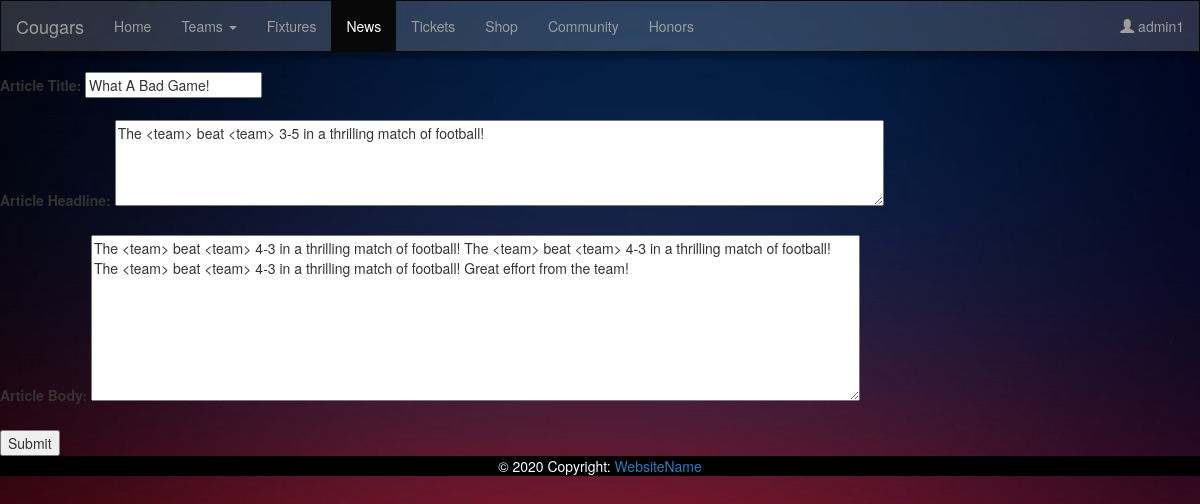
/news/article/edit/1 (signed in), run on an earlier commit of the app's database.
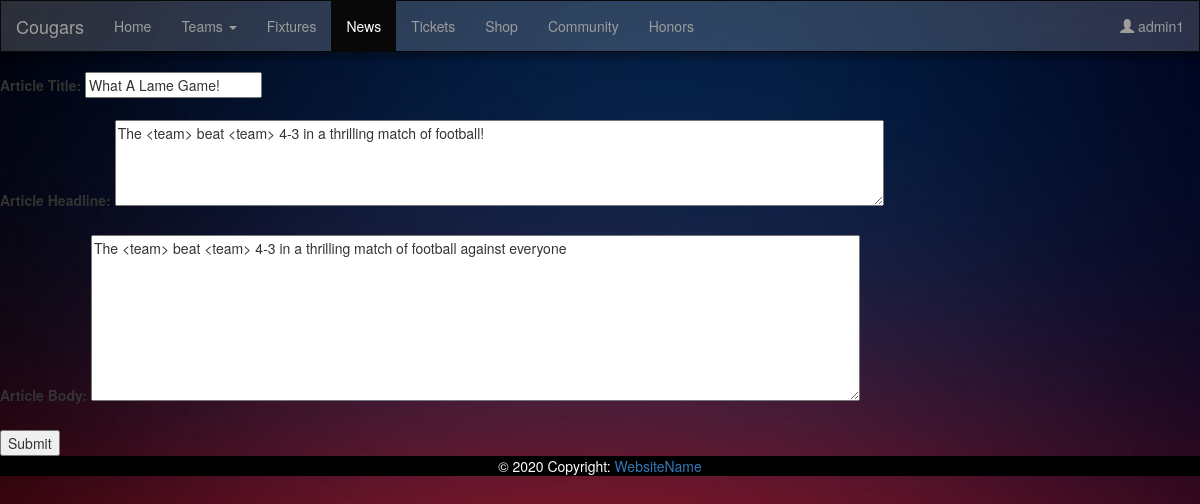
And on a later commit of the database.
### tables this page shows
CREATE TABLE "article" (
	"articleid"	INTEGER NOT NULL,
	"articletitle"	TEXT NOT NULL,
	"articleheadline"	TEXT NOT NULL,
	"articlebody"	TEXT NOT NULL,
	PRIMARY KEY("articleid")
);

### app.py (the view)
@app.route('/news/article/edit/<anum>', methods=['GET', 'POST'])
def editArticle(anum):
    if 'user' in session:
        user = session['user']
        role = session['role']
        if role != 'ADMIN':
            return redirect(url_for('main'))
        if request.method == 'POST':
            title = request.form['title']
            headline = request.form['headline']
            body = request.form['body']
            functions.updateArticle(anum, title, headline, body)
            return redirect(url_for('getNews'), code=303)
        article = functions.getArticle(anum)
        return render_template('editarticle.html', user=user, role=role, article=article, anum=anum)
    else:
        return redirect(url_for('main'))

### functions.py (called while the page is built)
def getArticle(aid):
    conn = sqlite3.connect('database/430Group4.db')
    cursor = conn.cursor()
    cursor.execute(
        "select articletitle, articleheadline, articlebody from article WHERE articleid='"+str(aid)+"'")
    res = cursor.fetchall()
    cursor.close()
    conn.close()
    return (res[0][0], res[0][1], res[0][2])

### templates/editarticle.html (shortened to what this page needs)
<!DOCTYPE html>
<html lang="en">
  <head>
    <link
      rel="stylesheet"
      href="https://maxcdn.bootstrapcdn.com/bootstrap/3.4.1/css/bootstrap.min.css"
    />
    <link
      href="{{ url_for('static', filename='css/news.css') }}"
      rel="stylesheet"
      type="text/css"
    />
  </head>
  <body>
    <div>
      <nav class="navbar navbar-inverse bringToFrontDiv">
        <div class="container-fluid">
          <div class="navbar-header">
            <a class="navbar-brand" href="/">Cougars</a>
          </div>
          <ul class="nav navbar-nav">
            <li ><a href="#">Home</a></li>
            <li class="dropdown">
              <a class="dropdown-toggle" data-toggle="dropdown" href="#"
                >Teams <span class="caret"></span
              ></a>
            </li>
            <li><a href="/fixtures">Fixtures</a></li>
            <li class="active"><a href="/news">News</a></li>
            <li><a href="/tickets">Tickets</a></li>
            <li><a href="/shop">Shop</a></li>
            <li><a href="/community">Community</a></li>
            <li><a href="/honorsfb">Honors</a></li>
          </ul>
          <ul class="nav navbar-nav navbar-right">
            <li>
                {%if user is none%}
                <a href="/login">
                <span class="glyphicon glyphicon-user"></span> Profile</a>
                {%else%}
                <a href="/">
                <span class="glyphicon glyphicon-user"></span> {{user}}</a>
                {%endif%}
            </li>
          </ul>
        </div>
      </nav>
      <form action="./{{anum}}" method="POST">
        <label>Article Title:</label>
        <input value = "{{article[0]}}" name = 'title'></input>
        <br><br>
        <label>Article Headline:</label>
        <textarea name="headline" rows="4" cols="100">{{article[1]}}</textarea>
        <br><br>
        <label>Article Body:</label>
        <textarea name="body" rows="8" cols="100">{{article[2]}}</textarea>
          <br><br>
          <input type="submit" value="Submit">
        </form>
  </body>
    <footer class="page-footer " class="navbar-fixed-footer">
      <div
        class="footer-copyright text-center py-3"
        class="navbar-fixed-bottom"
        style="background-color: black; color: white;"
      >
        © 2020 Copyright:
        <a> WebsiteName</a>
      </div>
    </footer>
</html>

What changed in the data, as far as the page shows it:
changed article: title "What A Bad Game!" → "What A Lame Game!"; headline "The <team> beat <team> 3-5 in a thrilling match of football!" → "The <team> beat <team> 4-3 in a thrilling match of football!"; body "…a thrilling match of football! The <team> beat <team> 4-3 in a thrilling match of football! The <team> beat <team> 4-3 in a thrilling match of football! Great effort from the team!" → "The <team> beat <team> 4-3 in a thrilling match of football against everyone"
